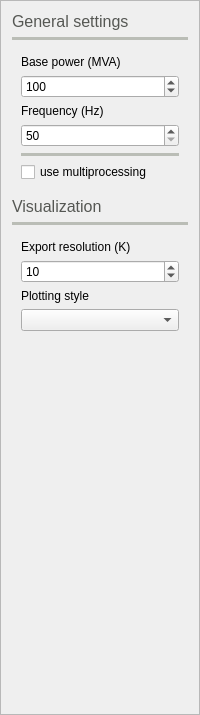
         <widget class="QFrame" name="frame_7">
          <property name="frameShape">
           <enum>QFrame::StyledPanel</enum>
          </property>
          <property name="frameShadow">
           <enum>QFrame::Raised</enum>
          </property>
          <layout class="QVBoxLayout" name="verticalLayout_12">
           <item>
            <widget class="QLabel" name="label_11">
             <property name="palette">
              <palette>
               <active>
                <colorrole role="WindowText">
                 <brush brushstyle="SolidPattern">
                  <color alpha="255">
                   <red>85</red>
                   <green>87</green>
                   <blue>83</blue>
                  </color>
                 </brush>
                </colorrole>
               </active>
               <inactive>
                <colorrole role="WindowText">
                 <brush brushstyle="SolidPattern">
                  <color alpha="255">
                   <red>85</red>
                   <green>87</green>
                   <blue>83</blue>
                  </color>
                 </brush>
                </colorrole>
               </inactive>
               <disabled>
                <colorrole role="WindowText">
                 <brush brushstyle="SolidPattern">
                  <color alpha="255">
                   <red>190</red>
                   <green>190</green>
                   <blue>190</blue>
                  </color>
                 </brush>
                </colorrole>
               </disabled>
              </palette>
             </property>
             <property name="font">
              <font>
               <pointsize>12</pointsize>
              </font>
             </property>
             <property name="text">
              <string>General settings</string>
             </property>
            </widget>
           </item>
           <item>
            <widget class="Line" name="line_5">
             <property name="palette">
              <palette>
               <active>
                <colorrole role="WindowText">
                 <brush brushstyle="SolidPattern">
                  <color alpha="255">
                   <red>186</red>
                   <green>189</green>
                   <blue>182</blue>
                  </color>
                 </brush>
                </colorrole>
               </active>
               <inactive>
                <colorrole role="WindowText">
                 <brush brushstyle="SolidPattern">
                  <color alpha="255">
                   <red>186</red>
                   <green>189</green>
                   <blue>182</blue>
                  </color>
                 </brush>
                </colorrole>
               </inactive>
               <disabled>
                <colorrole role="WindowText">
                 <brush brushstyle="SolidPattern">
                  <color alpha="255">
                   <red>190</red>
                   <green>190</green>
                   <blue>190</blue>
                  </color>
                 </brush>
                </colorrole>
               </disabled>
              </palette>
             </property>
             <property name="frameShadow">
              <enum>QFrame::Plain</enum>
             </property>
             <property name="lineWidth">
              <number>4</number>
             </property>
             <property name="orientation">
              <enum>Qt::Horizontal</enum>
             </property>
            </widget>
           </item>
           <item>
            <widget class="QFrame" name="frame_25">
             <property name="frameShape">
              <enum>QFrame::NoFrame</enum>
             </property>
             <property name="frameShadow">
              <enum>QFrame::Raised</enum>
             </property>
             <layout class="QVBoxLayout" name="verticalLayout_17">
              <item>
               <widget class="QLabel" name="label_57">
                <property name="text">
                 <string>Base power (MVA)</string>
                </property>
               </widget>
              </item>
              <item>
               <widget class="QDoubleSpinBox" name="sbase_doubleSpinBox">
                <property name="decimals">
                 <number>0</number>
                </property>
                <property name="minimum">
                 <double>1.000000000000000</double>
                </property>
                <property name="maximum">
                 <double>10000000000000000000.000000000000000</double>
                </property>
                <property name="value">
                 <double>100.000000000000000</double>
                </property>
               </widget>
              </item>
              <item>
               <widget class="QLabel" name="label_58">
                <property name="text">
                 <string>Frequency (Hz)</string>
                </property>
               </widget>
              </item>
              <item>
               <widget class="QDoubleSpinBox" name="fbase_doubleSpinBox">
                <property name="decimals">
                 <number>0</number>
                </property>
                <property name="minimum">
                 <double>50.000000000000000</double>
                </property>
                <property name="maximum">
                 <double>60.000000000000000</double>
                </property>
                <property name="singleStep">
                 <double>10.000000000000000</double>
                </property>
               </widget>
              </item>
              <item>
               <widget class="Line" name="line_19">
                <property name="palette">
                 <palette>
                  <active>
                   <colorrole role="WindowText">
                    <brush brushstyle="SolidPattern">
                     <color alpha="255">
                      <red>186</red>
                      <green>189</green>
                      <blue>182</blue>
                     </color>
                    </brush>
                   </colorrole>
                  </active>
                  <inactive>
                   <colorrole role="WindowText">
                    <brush brushstyle="SolidPattern">
                     <color alpha="255">
                      <red>186</red>
                      <green>189</green>
                      <blue>182</blue>
                     </color>
                    </brush>
                   </colorrole>
                  </inactive>
                  <disabled>
                   <colorrole role="WindowText">
                    <brush brushstyle="SolidPattern">
                     <color alpha="255">
                      <red>190</red>
                      <green>190</green>
                      <blue>190</blue>
                     </color>
                    </brush>
                   </colorrole>
                  </disabled>
                 </palette>
                </property>
                <property name="frameShadow">
                 <enum>QFrame::Plain</enum>
                </property>
                <property name="lineWidth">
                 <number>4</number>
                </property>
                <property name="orientation">
                 <enum>Qt::Horizontal</enum>
                </property>
               </widget>
              </item>
              <item>
               <widget class="QCheckBox" name="use_multiprocessing_checkBox">
                <property name="text">
                 <string>use multiprocessing</string>
                </property>
               </widget>
              </item>
             </layout>
            </widget>
           </item>
           <item>
            <widget class="QLabel" name="label_33">
             <property name="palette">
              <palette>
               <active>
                <colorrole role="WindowText">
                 <brush brushstyle="SolidPattern">
                  <color alpha="255">
                   <red>85</red>
                   <green>87</green>
                   <blue>83</blue>
                  </color>
                 </brush>
                </colorrole>
               </active>
               <inactive>
                <colorrole role="WindowText">
                 <brush brushstyle="SolidPattern">
                  <color alpha="255">
                   <red>85</red>
                   <green>87</green>
                   <blue>83</blue>
                  </color>
                 </brush>
                </colorrole>
               </inactive>
               <disabled>
                <colorrole role="WindowText">
                 <brush brushstyle="SolidPattern">
                  <color alpha="255">
                   <red>190</red>
                   <green>190</green>
                   <blue>190</blue>
                  </color>
                 </brush>
                </colorrole>
               </disabled>
              </palette>
             </property>
             <property name="font">
              <font>
               <pointsize>12</pointsize>
              </font>
             </property>
             <property name="text">
              <string>Visualization</string>
             </property>
            </widget>
           </item>
           <item>
            <widget class="Line" name="line_6">
             <property name="palette">
              <palette>
               <active>
                <colorrole role="WindowText">
                 <brush brushstyle="SolidPattern">
                  <color alpha="255">
                   <red>186</red>
                   <green>189</green>
                   <blue>182</blue>
                  </color>
                 </brush>
                </colorrole>
               </active>
               <inactive>
                <colorrole role="WindowText">
                 <brush brushstyle="SolidPattern">
                  <color alpha="255">
                   <red>186</red>
                   <green>189</green>
                   <blue>182</blue>
                  </color>
                 </brush>
                </colorrole>
               </inactive>
               <disabled>
                <colorrole role="WindowText">
                 <brush brushstyle="SolidPattern">
                  <color alpha="255">
                   <red>190</red>
                   <green>190</green>
                   <blue>190</blue>
                  </color>
                 </brush>
                </colorrole>
               </disabled>
              </palette>
             </property>
             <property name="frameShadow">
              <enum>QFrame::Plain</enum>
             </property>
             <property name="lineWidth">
              <number>4</number>
             </property>
             <property name="orientation">
              <enum>Qt::Horizontal</enum>
             </property>
            </widget>
           </item>
           <item>
            <widget class="QFrame" name="frame_24">
             <property name="frameShape">
              <enum>QFrame::NoFrame</enum>
             </property>
             <property name="frameShadow">
              <enum>QFrame::Raised</enum>
             </property>
             <layout class="QVBoxLayout" name="verticalLayout_16">
              <item>
               <widget class="QLabel" name="label_32">
                <property name="text">
                 <string>Export resolution (K)</string>
                </property>
               </widget>
              </item>
              <item>
               <widget class="QSpinBox" name="resolution_factor_spinBox">
                <property name="toolTip">
                 <string>&lt;html&gt;&lt;head/&gt;&lt;body&gt;&lt;p&gt;Resolution factor.&lt;/p&gt;&lt;p&gt;1K = 1920 x 1080 pixels&lt;/p&gt;&lt;/body&gt;&lt;/html&gt;</string>
                </property>
                <property name="minimum">
                 <number>1</number>
                </property>
                <property name="maximum">
                 <number>100</number>
                </property>
                <property name="value">
                 <number>10</number>
                </property>
               </widget>
              </item>
              <item>
               <widget class="QLabel" name="label_38">
                <property name="text">
                 <string>Plotting style</string>
                </property>
               </widget>
              </item>
              <item>
               <widget class="QComboBox" name="plt_style_comboBox"/>
              </item>
             </layout>
            </widget>
           </item>
           <item>
            <spacer name="verticalSpacer_3">
             <property name="orientation">
              <enum>Qt::Vertical</enum>
             </property>
             <property name="sizeHint" stdset="0">
              <size>
               <width>20</width>
               <height>363</height>
              </size>
             </property>
            </spacer>
           </item>
          </layout>
         </widget>
